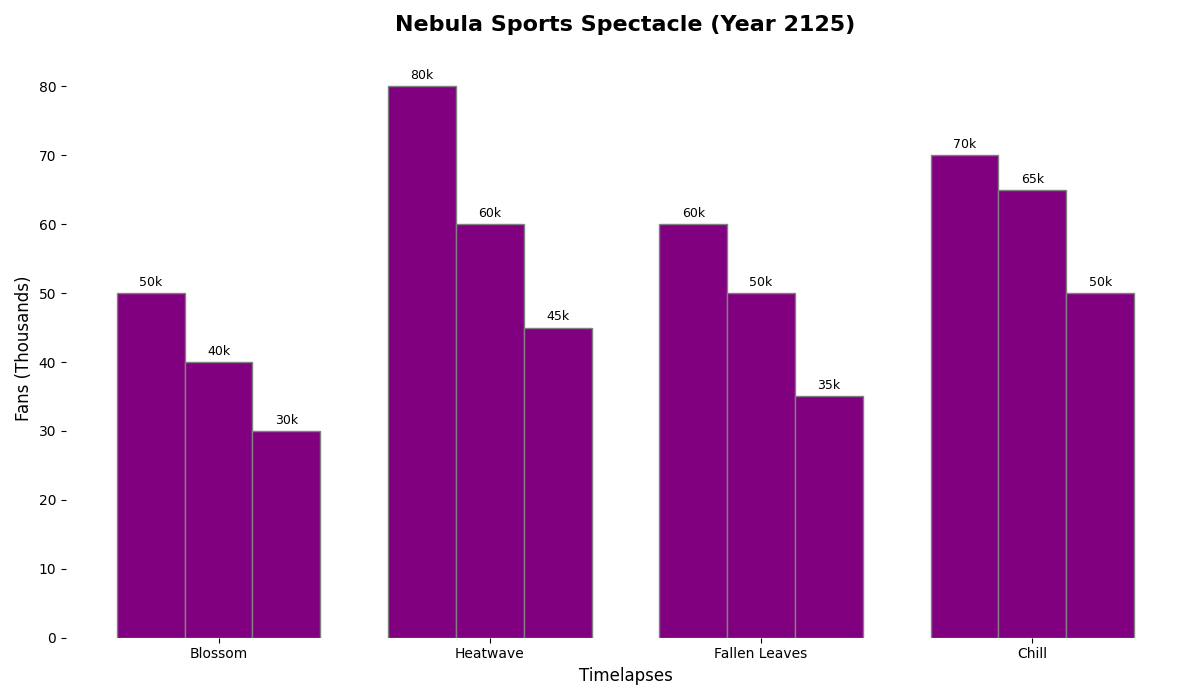

This chart was generated by the following Python code:
import matplotlib.pyplot as plt
import numpy as np

seasons = ["Blossom", "Heatwave", "Fallen Leaves", "Chill"]
drone_racing = [50, 80, 60, 70]
robot_wrestling = [40, 60, 50, 65]
ai_chess = [30, 45, 35, 50]

fig, ax = plt.subplots(figsize=(12, 7))

bar_width = 0.25
x = np.arange(len(seasons))
br1 = x
br2 = [i + bar_width for i in br1]
br3 = [i + bar_width for i in br2]

# Apply a single consistent color across all data groups
single_color = 'purple'
ax.bar(br1, drone_racing, color=single_color, width=bar_width, edgecolor='grey')
ax.bar(br2, robot_wrestling, color=single_color, width=bar_width, edgecolor='grey')
ax.bar(br3, ai_chess, color=single_color, width=bar_width, edgecolor='grey')

ax.set_title('Nebula Sports Spectacle (Year 2125)', fontsize=16, fontweight='bold', pad=20)
ax.set_xlabel('Timelapses', fontsize=12)
ax.set_ylabel('Fans (Thousands)', fontsize=12)
ax.set_xticks([r + bar_width for r in range(len(seasons))])
ax.set_xticklabels(seasons)

for bar, ticket_sales in zip(ax.patches, drone_racing + robot_wrestling + ai_chess):
    height = bar.get_height()
    ax.annotate(f'{ticket_sales}k',
                xy=(bar.get_x() + bar.get_width() / 2, height),
                xytext=(0, 3),
                textcoords="offset points",
                ha='center', va='bottom', fontsize=9, color='black')

ax.spines['top'].set_visible(False)
ax.spines['right'].set_visible(False)
ax.spines['left'].set_visible(False)
ax.spines['bottom'].set_visible(False)

plt.tight_layout()
plt.show()
